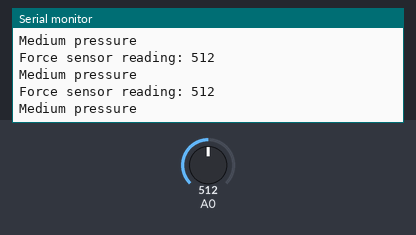
The sketch below on a simulated Arduino Uno, built with avr-gcc and run on an emulated ATmega328P. Parts: the last lines printed to the serial monitor. The test bench sets the inputs (shaded band); at power-on: A0 = 512.

Above: at 1.3 s.
1.4 s: A0 set to 490
At 1.82 s:
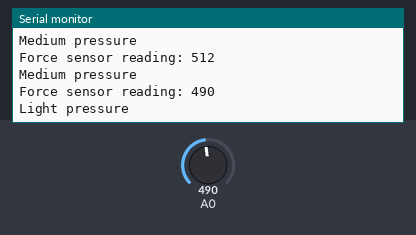
3.5 s: A0 set to 190
At 3.82 s:
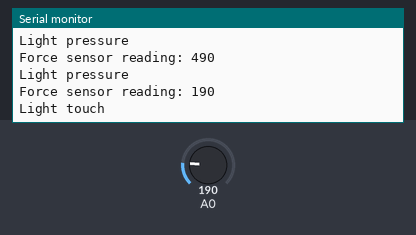
5.5 s: A0 set to 0
At 5.83 s:
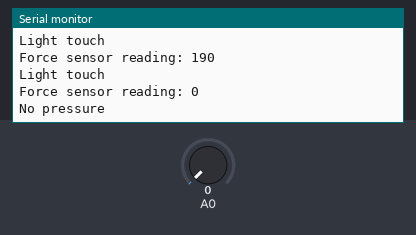
7.5 s: A0 set to 810
At 7.83 s:
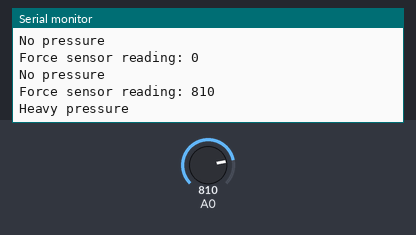
Timing chart, 0 to 10.5 s (numbered marks = the images above; inputs shaded):
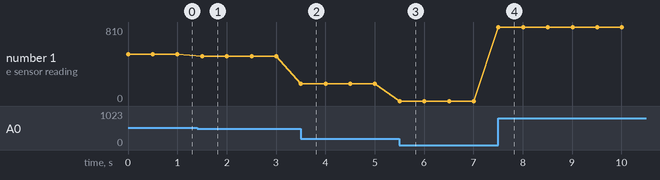

The sketch:

ex11.ino
```cpp
void setup() {
  Serial.begin(9600);
}

void loop() {
  int val = analogRead(A0);
  Serial.println("Force sensor reading: "+String(val));
  if(val < 10) Serial.println("No pressure");
  else if(val < 200) Serial.println("Light touch");
  else if(val < 500) Serial.println("Light pressure");
  else if(val < 800) Serial.println("Medium pressure");
  else Serial.println("Heavy pressure");
  delay(500);
}
```

Measured:
- after the input at 1.4 s, the serial monitor: prints a new line after 0.10 s (image 1)
- after the input at 3.5 s, the serial monitor: prints a new line at once (image 2)
- after the input at 5.5 s, the serial monitor: prints a new line at once (image 3)
- after the input at 7.5 s, the serial monitor: prints a new line at once (image 4)
- plotted number 1: 512 → 490 after the input at 1.4 s, 490 → 190 after the input at 3.5 s, 190 → 0 after the input at 5.5 s, 0 → 810 after the input at 7.5 s
